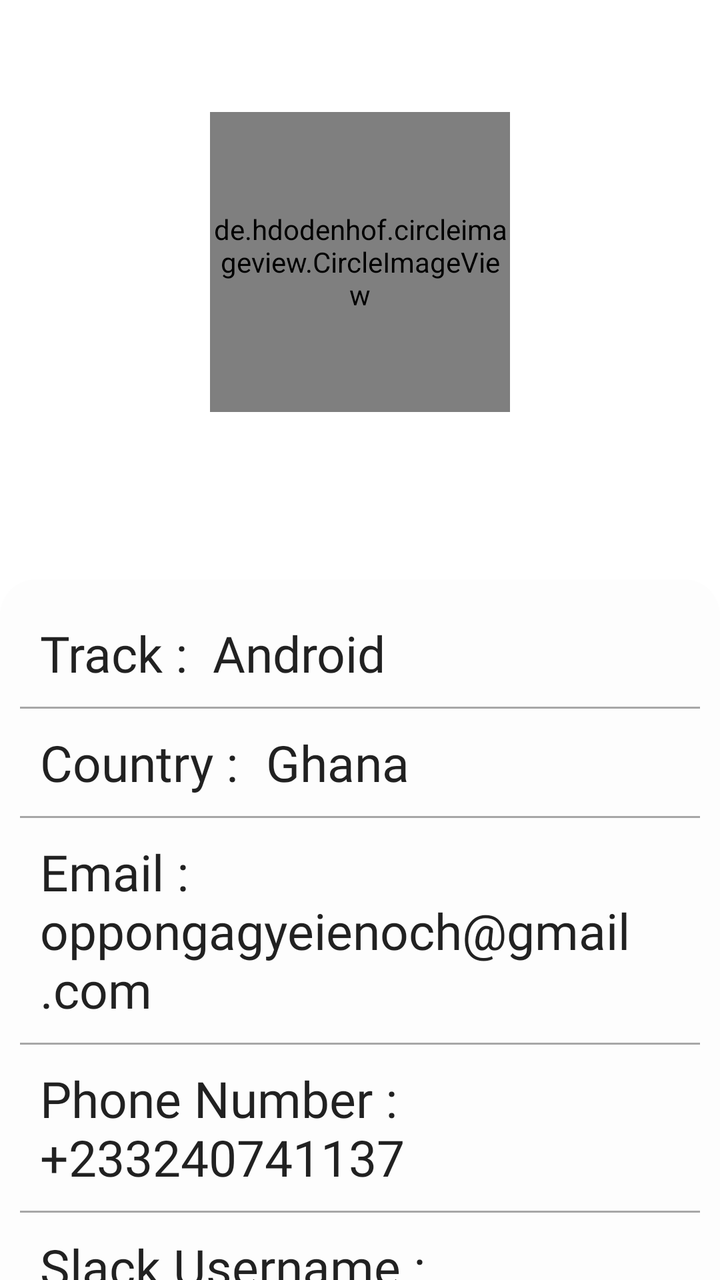
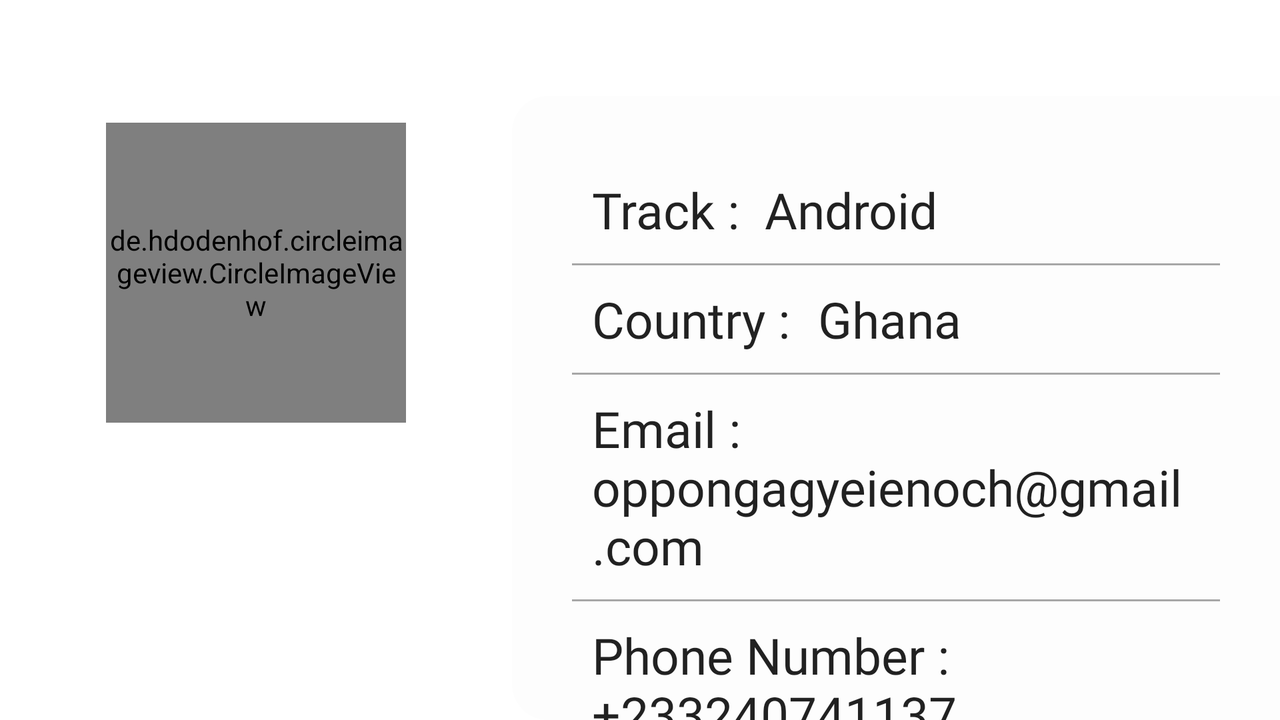

Compare how this app lays out the same screen by default and in its alternative resource folder. The renders come first, then the two layout files and the values they reference.
<!-- AndroidManifest.xml: application theme AppTheme.NoActionBar -->
<!-- res/layout/activity_profile.xml -->
<?xml version="1.0" encoding="utf-8"?>
<android.support.constraint.ConstraintLayout xmlns:android="http://schemas.android.com/apk/res/android"
    xmlns:app="http://schemas.android.com/apk/res-auto"
    xmlns:tools="http://schemas.android.com/tools"
    android:layout_width="match_parent"
    android:layout_height="match_parent"
android:fitsSystemWindows="true"
    app:layout_behavior="@string/appbar_scrolling_view_behavior"
    tools:context=".ProfileActivity">

    <include
        android:id="@+id/app_bar"
        layout="@layout/app_bar" />

<LinearLayout
    android:layout_width="match_parent"
    android:layout_height="match_parent"
    android:layout_marginTop="?attr/actionBarSize"
    android:orientation="vertical">
    <LinearLayout
        android:layout_width="match_parent"
        android:layout_height="match_parent"
        android:layout_weight="1.5"
        android:gravity="center"
        android:orientation="vertical">
        <de.hdodenhof.circleimageview.CircleImageView
            android:layout_width="@dimen/profile_img_size"
            android:layout_height="@dimen/profile_img_size"
            android:src="@drawable/profile_pic"
            app:civ_border_color="@android:color/white"
            app:civ_border_overlay="true"
            app:civ_border_width="@dimen/profile_img_border" />

        <TextView
            android:layout_width="wrap_content"
            android:layout_height="wrap_content"
            android:layout_margin="@dimen/layout_padding"
            android:fontFamily="@font/font"
            android:text="@string/name"
            android:textAlignment="center"
            android:textColor="@android:color/white"
            android:textSize="@dimen/name_tv_size"
            android:textStyle="bold" />

    </LinearLayout>
    <ScrollView
        android:layout_width="match_parent"
        android:layout_height="match_parent"
        android:layout_weight="1"
        android:background="@drawable/bg_profile"
        android:scrollbars="none"
        app:elevation="24dp">
        <LinearLayout
            android:layout_width="match_parent"
            android:layout_height="0dp"
            android:layout_margin="@dimen/fab_margin"
            android:orientation="vertical">

            <TextView
                    android:layout_width="match_parent"
                    android:layout_height="wrap_content"
                    android:layout_margin="@dimen/fab_margin"
                    android:drawableEnd="@drawable/ic_path"
                    android:fontFamily="@font/font"
                android:text="@string/track"
                    android:textAppearance="@style/TextAppearance.AppCompat.Large"
                android:textSize="@dimen/tv_size" />

                <View
                    android:layout_width="match_parent"
                    android:layout_height="@dimen/view_hight"
                    android:background="@color/view_color" />

                <TextView
                    android:layout_width="match_parent"
                    android:layout_height="wrap_content"
                    android:layout_margin="@dimen/fab_margin"
                    android:drawableEnd="@drawable/ic_world"
                    android:fontFamily="@font/font"
                    android:text="@string/country"
                    android:textAppearance="@style/TextAppearance.AppCompat.Large"
                    android:textSize="@dimen/tv_size" />

                <View
                    android:layout_width="match_parent"
                    android:layout_height="@dimen/view_hight"
                    android:background="@color/view_color" />

                <TextView
                    android:layout_width="match_parent"
                    android:layout_height="wrap_content"
                    android:layout_margin="@dimen/fab_margin"
                    android:drawableEnd="@drawable/ic_email"
                    android:fontFamily="@font/font"
                    android:text="@string/myemail"
                    android:textAppearance="@style/TextAppearance.AppCompat.Large"
                    android:textSize="@dimen/tv_size" />

                <View
                    android:layout_width="match_parent"
                    android:layout_height="@dimen/view_hight"
                    android:background="@color/view_color" />

                <TextView
                    android:layout_width="match_parent"
                    android:layout_height="wrap_content"
                    android:layout_margin="@dimen/fab_margin"
                    android:drawableEnd="@drawable/ic_phone"
                    android:fontFamily="@font/font"
                    android:text="@string/tel"
                    android:textAppearance="@style/TextAppearance.AppCompat.Large"
                    android:textSize="@dimen/tv_size" />

                <View
                    android:layout_width="match_parent"
                    android:layout_height="@dimen/view_hight"
                    android:background="@color/view_color" />

                <TextView
                    android:layout_width="match_parent"
                    android:layout_height="wrap_content"
                    android:layout_margin="@dimen/fab_margin"
                    android:drawableEnd="@drawable/ic_slack"
                    android:fontFamily="@font/font"
                    android:text="@string/slack_username"
                    android:textAppearance="@style/TextAppearance.AppCompat.Large"
                    android:textSize="@dimen/tv_size" />

                <View
                    android:layout_width="match_parent"
                    android:layout_height="@dimen/view_hight"
                    android:background="@color/view_color" />

        </LinearLayout>
    </ScrollView>
    </LinearLayout>

</android.support.constraint.ConstraintLayout>
<!-- res/layout/app_bar.xml (included above) -->
<?xml version="1.0" encoding="utf-8"?>
<android.support.design.widget.AppBarLayout xmlns:app="http://schemas.android.com/apk/res-auto"
    xmlns:android="http://schemas.android.com/apk/res/android"
    xmlns:tools="http://schemas.android.com/tools"
    android:layout_width="match_parent"
    android:layout_height="wrap_content"
    android:theme="@style/AppTheme.AppBarOverlay"
    android:background="@android:color/transparent">

    <android.support.v7.widget.Toolbar
        android:id="@+id/toolbar"
        android:layout_width="match_parent"
        android:layout_height="?attr/actionBarSize"
        app:layout_collapseMode="parallax"
        app:popupTheme="@style/AppTheme.PopupOverlay" >
    </android.support.v7.widget.Toolbar>
</android.support.design.widget.AppBarLayout>
<!-- resources referenced by this layout -->
<resources>
  <color name="view_color">#A7A7A7</color>
  <dimen name="fab_margin">10dp</dimen>
  <dimen name="layout_padding">30dp</dimen>
  <dimen name="name_tv_size">30sp</dimen>
  <dimen name="profile_img_border">2dp</dimen>
  <dimen name="profile_img_size">150dp</dimen>
  <dimen name="tv_size">25sp</dimen>
  <dimen name="view_hight">1dp</dimen>
  <!-- drawable bg_profile (drawable) -->
  <?xml version="1.0" encoding="utf-8"?>
  <selector xmlns:android="http://schemas.android.com/apk/res/android">
  <item android:state_pressed="false">
  <shape android:shape="rectangle">
      <solid android:color="#FDFDFD" />
      <corners android:bottomLeftRadius="0dp" android:bottomRightRadius="0dp" android:topLeftRadius="18dp" android:topRightRadius="18dp" />
  </shape>
  </item>
      </selector>
  <!-- drawable profile_pic: png bitmap (drawable, 52949 bytes) -->
  <string name="country">Country : \t Ghana</string>
  <string name="myemail">Email : \t oppongagyeienoch@gmail.com</string>
  <string name="name">OPPONG AGYEI ENOCH</string>
  <string name="slack_username">Slack Username : \t  @deejaypromzy</string>
  <string name="tel">Phone Number : \t  +233240741137</string>
  <string name="track">Track : \t  Android</string>
  <style name="AppTheme.AppBarOverlay" parent="ThemeOverlay.AppCompat.Dark.ActionBar" />
  <style name="AppTheme.PopupOverlay" parent="ThemeOverlay.AppCompat.Light" />
  <!-- from res/values-v21/ -->
  <style name="AppTheme.NoActionBar">
          <item name="android:windowDrawsSystemBarBackgrounds">true</item>
          <item name="android:statusBarColor">@android:color/transparent</item>
          <item name="android:fitsSystemWindows">true</item>
          <item name="windowActionBar">false</item>
          <item name="windowNoTitle">true</item>
          <item name="android:windowBackground">@drawable/bg</item>
  
      </style>
</resources>
<!-- res/layout-land/activity_profile.xml (the repository's variant of the layout above) -->
<!-- drawn on the phone turned sideways -->
<?xml version="1.0" encoding="utf-8"?>
<android.support.constraint.ConstraintLayout xmlns:android="http://schemas.android.com/apk/res/android"
    xmlns:app="http://schemas.android.com/apk/res-auto"
    xmlns:tools="http://schemas.android.com/tools"
    android:layout_width="match_parent"
    android:layout_height="match_parent"
android:fitsSystemWindows="true"
    app:layout_behavior="@string/appbar_scrolling_view_behavior"
    tools:context=".ProfileActivity">

    <include
        android:id="@+id/app_bar"
        layout="@layout/app_bar" />

<LinearLayout
    android:layout_width="match_parent"
    android:layout_height="match_parent"
    android:layout_marginTop="?attr/actionBarSize"
    android:baselineAligned="false"
    android:orientation="horizontal">
    <LinearLayout
        android:layout_width="match_parent"
        android:layout_weight="1.5"
        android:gravity="center"
        android:orientation="vertical"
        android:layout_height="match_parent">

        <de.hdodenhof.circleimageview.CircleImageView
            android:layout_width="@dimen/profile_img_size"
            android:layout_height="@dimen/profile_img_size"
            android:src="@drawable/profile_pic"
            app:civ_border_color="@android:color/white"
            app:civ_border_width="@dimen/profile_img_border"
            app:civ_border_overlay="true"/>

        <TextView
            android:layout_width="wrap_content"
            android:layout_height="wrap_content"
            android:layout_margin="@dimen/layout_padding"
            android:fontFamily="@font/font"
            android:text="@string/name"
            android:textAlignment="center"
            android:textColor="@android:color/white"
            android:textSize="@dimen/name_tv_size"
            android:textStyle="bold" />

    </LinearLayout>
    <ScrollView
        android:layout_width="match_parent"
        android:layout_height="match_parent"
        android:scrollbars="none"
        android:background="@drawable/bg_profile"
        android:layout_weight="1">
            <LinearLayout
                android:layout_width="match_parent"
                android:layout_height="wrap_content"
                android:orientation="vertical"
                android:padding="@dimen/layout_padding">

                <TextView
                    android:layout_width="match_parent"
                    android:layout_height="wrap_content"
                    android:layout_margin="@dimen/fab_margin"
                    android:drawableEnd="@drawable/ic_path"
                    android:fontFamily="@font/font"
                    android:text="@string/track"
                    android:textAppearance="@style/TextAppearance.AppCompat.Large"
                    android:textSize="@dimen/tv_size" />

                <View
                    android:layout_width="match_parent"
                    android:layout_height="@dimen/view_hight"
                    android:background="@color/view_color" />

                <TextView
                    android:layout_width="match_parent"
                    android:layout_height="wrap_content"
                    android:layout_margin="@dimen/fab_margin"
                    android:fontFamily="@font/font"
                    android:text="@string/country"
                    android:drawableEnd="@drawable/ic_world"
                    android:textAppearance="@style/TextAppearance.AppCompat.Large"
                    android:textSize="25sp" />

                <View
                    android:layout_width="match_parent"
                    android:layout_height="@dimen/view_hight"
                    android:background="@color/view_color" />

                <TextView
                    android:layout_width="match_parent"
                    android:layout_height="wrap_content"
                    android:layout_margin="@dimen/fab_margin"
                    android:fontFamily="@font/font"
                    android:text="@string/myemail"
                    android:drawableEnd="@drawable/ic_email"
                    android:textAppearance="@style/TextAppearance.AppCompat.Large"
                    android:textSize="@dimen/tv_size" />

                <View
                    android:layout_width="match_parent"
                    android:layout_height="@dimen/view_hight"
                    android:background="@color/view_color" />

                <TextView
                    android:layout_width="match_parent"
                    android:layout_height="wrap_content"
                    android:layout_margin="@dimen/fab_margin"
                    android:fontFamily="@font/font"
                    android:drawableEnd="@drawable/ic_phone"
                    android:text="@string/tel"
                    android:textAppearance="@style/TextAppearance.AppCompat.Large"
                    android:textSize="@dimen/tv_size" />

                <View
                    android:layout_width="match_parent"
                    android:layout_height="@dimen/view_hight"
                    android:background="@color/view_color" />

                <TextView
                    android:layout_width="match_parent"
                    android:layout_height="wrap_content"
                    android:layout_margin="@dimen/fab_margin"
                    android:fontFamily="@font/font"
                    android:text="@string/slack_username"
                    android:drawableEnd="@drawable/ic_slack"
                    android:textAppearance="@style/TextAppearance.AppCompat.Large"
                    android:textSize="@dimen/tv_size" />

                <View
                    android:layout_width="match_parent"
                    android:layout_height="@dimen/view_hight"
                    android:background="@color/view_color" />

            </LinearLayout>
    </ScrollView>
    </LinearLayout>

</android.support.constraint.ConstraintLayout>
